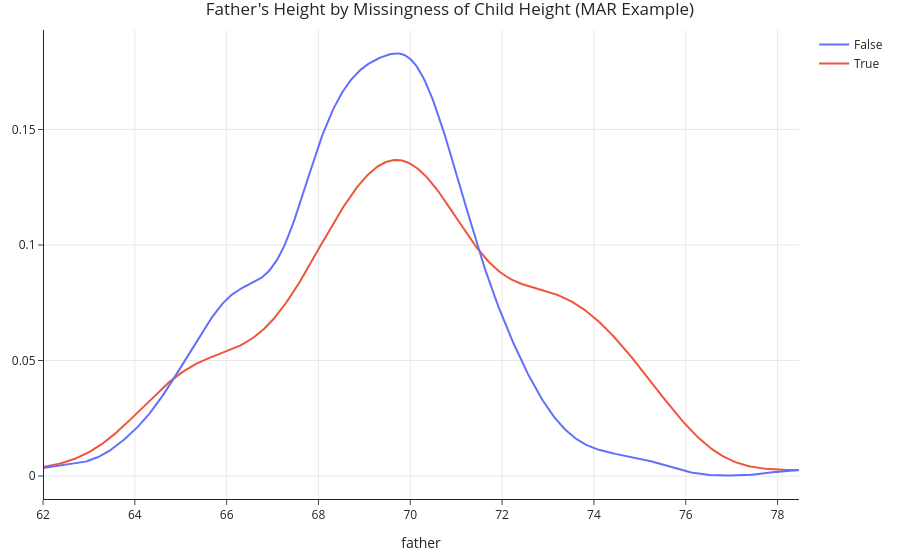

Notebook code for this chart:
### Markdown cell above
### Comparing null and non-null `'child'` distributions for `'father'`, again

### Code cell
create_kde_plotly(heights_mar, 'child_missing', True, False, 'father', 
                  "Father's Height by Missingness of Child Height (MAR Example)")

### Figure 1 — Plotly figure (JSON) as saved in the notebook; plotly's stock layout.template omitted (floating-point values rounded to 4 significant figures; data arrays with more than 128 entries replaced by an {"elided": "..."} marker saying what was removed)
{"data": [{"legendgroup": "True", "marker": {"color": "#ef553b"}, "mode": "lines", "name": "True", "showlegend": true, "type": "scatter", "x": {"elided": "500 float values"}, "xaxis": "x", "y": {"elided": "500 float values"}, "yaxis": "y"}, {"legendgroup": "False", "marker": {"color": "#636efb"}, "mode": "lines", "name": "False", "showlegend": true, "type": "scatter", "x": {"elided": "500 float values"}, "xaxis": "x", "y": {"elided": "500 float values"}, "yaxis": "y"}], "layout": {"barmode": "overlay", "hovermode": "closest", "legend": {"traceorder": "reversed"}, "title": {"text": "Father's Height by Missingness of Child Height (MAR Example)"}, "xaxis": {"anchor": "y2", "domain": [0, 1], "title": {"text": "father"}, "zeroline": false}, "yaxis": {"anchor": "free", "domain": [0, 1], "position": 0}}}
